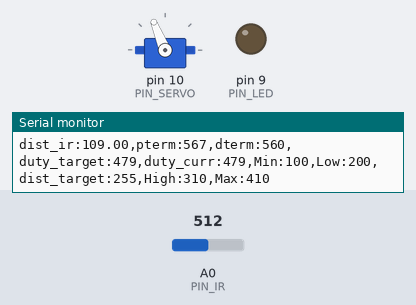
Simulated run of this sketch. Board: Arduino Uno, built with avr-gcc and run on an emulated ATmega328P. On the bench: servo, output pins drawn as LEDs (lit = HIGH), the last lines printed to the serial monitor. The test bench sets the inputs (shaded band); at power-on: A0 (PIN_IR) = 512.

Above: at 1.2 s.
1.3 s: A0 (PIN_IR) set to 245
3.1 s: A0 (PIN_IR) set to 265
At 4.4 s:
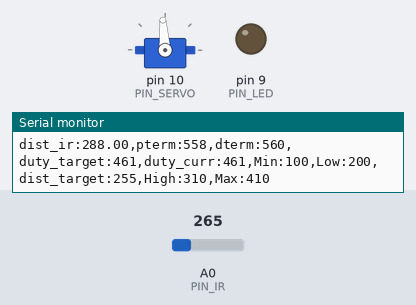
Timing chart, 0 to 6.1 s (numbered marks = the images above; inputs shaded):
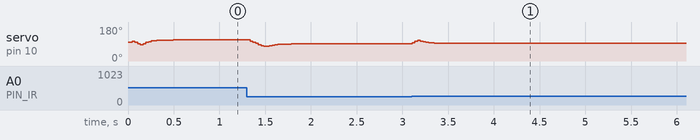

Measured:
- after the input at 3.1 s, servo on pin 10 (PIN_SERVO): rises from 91° to 110° in 0.06 s, then falls to 94° in 0.33 s

The sketch:

PD-Control.ino
```cpp
#include <Servo.h>

/////////////////////////////
// Configurable parameters //
/////////////////////////////

// Arduino pin assignment
#define PIN_LED 9         // LED를 아두이노 GPIO 9번 핀에 연결
#define PIN_SERVO 10    // 서보모터를 아두이노 GPIO 10번 핀에 연결
#define PIN_IR A0     // 적외선 센서를 아두이노 아날로그 A0핀에 연결

// Framework setting
#define _DIST_TARGET 255 // 목표하는 위치
#define _DIST_MIN 100   //거리의 최솟값이 100mm
#define _DIST_MAX 410  //거리의 최대값 410mm

// Distance sensor
#define DELAY_MICROS  1500 // 필터에 넣을 샘플값을 측정하는 딜레이(고정값!)
#define EMA_ALPHA 0.35     // EMA 필터 값을 결정하는 ALPHA 값. 작성자가 생각하는 최적값임.
#define  _DIST_ALPHA 0.5

// Servo range
#define _DUTY_MIN 1350    //  서보의 최소각도를 microseconds로 표현 //(High)
#define _DUTY_NEU 1550    //  레일플레이트 중립위치를 만드는 서보 duty값 //(Middle)
#define _DUTY_MAX 1750    // 서보의 최대각도의 microseconds의 값 //(Low)

// Servo speed control
#define _SERVO_ANGLE 4.6  //  최대 가동범위에 따른 목표 서보 회전각
#define _SERVO_SPEED 1500   //서보 속도를 30으로

// Event periods
#define _INTERVAL_DIST 30   //  적외선센서 업데이트 주기
#define _INTERVAL_SERVO 20  //  서보 업데이트 주기
#define _INTERVAL_SERIAL 100  //  시리얼 플로터 갱신 속도

// PID parameters
#define _KP 1  //  P 이득 비율(?)
#define _KI 0.0   //  I 이득 비율
#define _KD 32.5 // D 이득 비율


//////////////////////
// global variables //
//////////////////////

// Servo instance
Servo myservo; //  서보 객체 생성

// Distance sensor
float dist_target; //  location to send the ball
float dist_raw, dist_ema; //  거리와 노이즈 필터 적용 후 거리를 저장하기 위한 변수
float ema_dist=0;            // EMA 필터에 사용할 변수
float filtered_dist;       // 최종 측정된 거리값을 넣을 변수. loop()안에 filtered_dist = filtered_ir_distance(); 형태로 사용하면 됨.
float samples_num = 3;     // 스파이크 제거를 위한 부분필터에 샘플을 몇개 측정할 것인지. 3개로 충분함! 가능하면 수정하지 말 것.


// Event periods
unsigned long last_sampling_time_dist, last_sampling_time_servo,
last_sampling_time_serial;
// [2635] 각 이벤트별 업데이트를 위해 측정하는 시간
//[3054] 마지막으로 측정한 거리, 마지막으로 측정한 서보 각도
//(unsigned long : 부호없는 정수형)
bool event_dist, event_servo, event_serial; //  이벤트별 이번 루프에서 업데이트 여부

// Servo speed control
int duty_chg_per_interval; //  서보속도 제어를 위한 변수 선언
int duty_target;
int duty_curr; //  목표duty, 현재duty

// PID variables
float error_curr, error_prev, control, pterm, dterm, iterm; //  PID 제어를 위한 현재 오차, 이전오차, 컨트롤(?), p 값, d 값, i 값 변수 선언


void setup() {
// initialize GPIO pins for LED and attach servo
  pinMode(PIN_LED, OUTPUT); // 핀 LED 활성화
  myservo.attach(PIN_SERVO); //  서보 구동을 위한 서보 초기화

// initialize global variables
duty_target, duty_curr = _DUTY_NEU; //  duty_target, duty_curr 초기화
last_sampling_time_dist, last_sampling_time_servo, last_sampling_time_serial = 0;
// 샘플링 타임 변수 초기화
dist_raw, dist_ema = _DIST_MIN; //  dist 변수 초기화
pterm = iterm = dterm = 0; //  pid 제어값에서 우선 p 만 사용하도록
error_prev = 0; // error_prev값 초기화

// move servo to neutral position
  myservo.writeMicroseconds(_DUTY_NEU); //

// initialize serial port
  Serial.begin(57600); //

// convert angle speed into duty change per interval.
  duty_chg_per_interval = (_DUTY_MAX - _DUTY_MIN) * (_SERVO_SPEED / 180.0f) * (_INTERVAL_SERVO / 1000.0f);    //  설정한 서보 스피드에 따른 duty change per interval 값을 변환

}


void loop() {
    // indentation 수정(space 4칸)
    /////////////////////
    // Event generator //
    /////////////////////
    unsigned long time_curr = millis(); //  이벤트 업데이트 주기 계산을 위한 현재 시간
    //  이벤트 주기가 돌아올때까지 현재시간과 비교하며 기다리도록 함.
    if(time_curr >= last_sampling_time_dist + _INTERVAL_DIST) {
        last_sampling_time_dist += _INTERVAL_DIST;
        event_dist = true;
    }
    if(time_curr >= last_sampling_time_servo + _INTERVAL_SERVO) {
        last_sampling_time_servo += _INTERVAL_SERVO;
        event_servo = true;
    }
    if(time_curr >= last_sampling_time_serial + _INTERVAL_SERIAL) {
        last_sampling_time_serial += _INTERVAL_SERIAL;
        event_serial = true;
    }

    ////////////////////
    // Event handlers //
    ////////////////////

    if(event_dist) {
        event_dist = false; //  업데이트 대기
        // get a distance reading from the distance sensor
        dist_raw = ir_distance_filtered(); //  센서 값 받아와서 변수에 저장
        dist_ema = _DIST_ALPHA * dist_raw + (1 - _DIST_ALPHA) * dist_ema;
        //  dist_ema 설정

        // PID control logic

        // PD-control logic
         error_curr = _DIST_TARGET - dist_raw;
         pterm = _KP * error_curr;
         dterm = _KD * (error_curr - error_prev);
         control = pterm + dterm;
         duty_target = _DUTY_NEU + control;

        // Limit duty_target within the range of [_DUTY_MIN, _DUTY_MAX]
         if(duty_target < _DUTY_MIN) duty_target = _DUTY_MIN; // lower limit
         if(duty_target > _DUTY_MAX) duty_target = _DUTY_MAX; // upper limit

        // update error_prev
        error_prev = error_curr;


  // keep duty_target value within the range of [_DUTY_MIN, _DUTY_MAX]
        if(duty_target < _DUTY_MIN)  //  양극값 넘어가는 경우 극값으로 제한
        {
            duty_target = _DUTY_MIN;
        }
        if(duty_target > _DUTY_MAX)
        {
            duty_target = _DUTY_MAX;
        }


    if(event_servo) {
        event_servo = false; //  업데이트 대기
        // adjust duty_curr toward duty_target by duty_chg_per_interval
         if(duty_target > duty_curr) {
           duty_curr += duty_chg_per_interval;
           if(duty_curr > duty_target) duty_curr = duty_target;
         }
         else if(duty_target == duty_curr){
          duty_curr = duty_target;
         }
         else {
           duty_curr -= duty_chg_per_interval;
           if(duty_curr < duty_target) duty_curr = duty_target;
         }
        // update servo position
        myservo.writeMicroseconds((int)duty_curr); //
    }

        // update servo position
        //myservo.writeMicroseconds((int)duty_curr); //

        //event_servo = false; //  모든 작업이 끝나면 이벤트를 다시 false로
    }

    if(event_serial) {
    event_serial = false;
    Serial.print("dist_ir:");
    Serial.print(dist_raw);
    Serial.print(",pterm:");
    Serial.print(map(pterm,-1000,1000,510,610));
    Serial.print(",dterm:");
    Serial.print(map(dterm,-1000,1000,510,610));
    Serial.print(",duty_target:");
    Serial.print(map(duty_target,1000,2000,410,510));
    Serial.print(",duty_curr:");
    Serial.print(map(duty_curr,1000,2000,410,510));
    Serial.println(",Min:100,Low:200,dist_target:255,High:310,Max:410");

    }
}

float ir_distance(void){ // return value unit: mm
    float val; //  변수 val 선언
    float volt = float(analogRead(PIN_IR)) - 50 ; //  volt변수에 적외선 센서 측정값 입력
    val = ((6762.0/(volt - 9.0)) - 4.0) * 10.0; //  volt 값 보정
    return val; //  val 리턴
}

float under_noise_filter(void){ // 아래로 떨어지는 형태의 스파이크를 제거해주는 필터
  int currReading;
  int largestReading = 0;
  for (int i = 0; i < samples_num; i++) {
    currReading = ir_distance();
    if (currReading > largestReading) { largestReading = currReading; }
    // Delay a short time before taking another reading
    delayMicroseconds(DELAY_MICROS);
  }
  return largestReading;
}

float ir_distance_filtered(void){ // 아래로 떨어지는 형태의 스파이크를 제거 후, 위로 치솟는 스파이크를 제거하고 EMA필터를 적용함.
  // under_noise_filter를 통과한 값을 upper_nosie_filter에 넣어 최종 값이 나옴.
  int currReading;
  int lowestReading = 1024;
  for (int i = 0; i < samples_num; i++) {
    currReading = under_noise_filter();
    if (currReading < lowestReading) { lowestReading = currReading; }
  }
  // eam 필터 추가
  ema_dist = EMA_ALPHA*lowestReading + (1-EMA_ALPHA)*ema_dist;
  return ema_dist;
}
```
